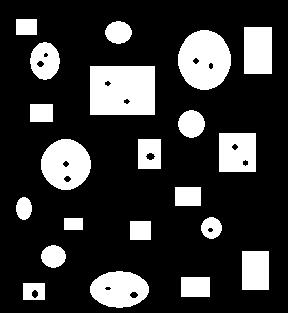
#> input picture EdgeDetector/images/1.1.jpg, 288 x 313 px
$ jupyter execute hough.ipynb
#> lines starting #> are read from the running program, lines starting #| are printed output that depends on the picture; after the words box and inside, x2 and y2 are one past the last pixel; in counts of white or black regions, pixels touching at a corner belong together
[cell 1]
import cv2
import numpy as np
import matplotlib.pyplot as plt
import math

[cell 2]
image = cv2.imread("images/1.1.jpg")
#> image is the input picture: shape (313, 288, 3); min 0, max 255, mean 54.6

[cell 3]
# display original image
plt.imshow(image)
plt.show()

[cell 4]
# make a copy from image
image_circles = image.copy()
# Convert to grayscale
gray = cv2.cvtColor(image, cv2.COLOR_BGR2GRAY)
# detecting edges with canny operator
edges = cv2.Canny(gray, threshold1=80, threshold2=100)
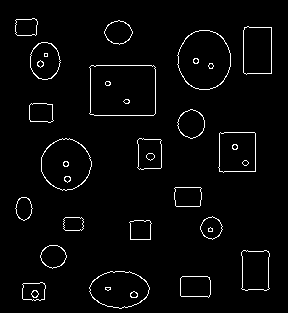
#> edges: shape (313, 288); 2.8% white in thin lines or dots, all inside (x1, y1, x2, y2) = (15, 18, 272, 309)

[cell 5]
gray_blurred = cv2.blur(gray, (3, 3))
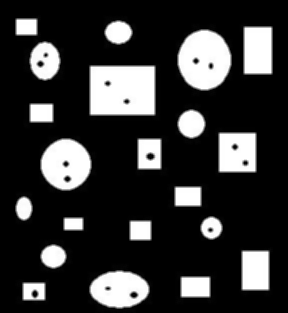
#> gray_blurred: shape (313, 288); min 0, max 255, mean 54.6

[cell 6]
# Apply Hough transform
d_c = cv2.HoughCircles(gray_blurred, cv2.HOUGH_GRADIENT, 1, 20, param1 = 100, param2 = 40, minRadius = 5, maxRadius = 0)
#> d_c = [[64.5, 164.5, 25.1], [190.5, 123.5, 13.8], [211.5, 227.5, 11]]

[cell 7]
if d_c is not None:
    d_c = np.uint16(np.around(d_c))
#> d_c = [[64, 164, 25], [190, 124, 14], [212, 228, 11]]

    for parameter in d_c[0, :]:
        a, b, r = parameter[0], parameter[1], parameter[2]
        cv2.circle(image_circles, (a, b), r, (0, 255, 0), 2)
        cv2.circle(image_circles, (a, b), 1, (255, 0, 255), 3)
#> this loop made 3 passes
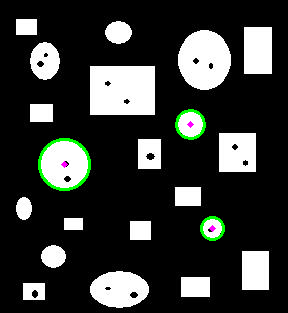
#> image_circles: shape (313, 288, 3); 1.14% of pixels changed, all inside (x1, y1, x2, y2) = (38, 109, 225, 241)

[cell 8]
#detect holes in images
holes = cv2.medianBlur(gray, 5)

[cell 9]
d_h = cv2.HoughCircles(holes, cv2.HOUGH_GRADIENT, 1, 20, param1=100, param2=4, minRadius=0, maxRadius=3)
#> d_h = [[34.5, 293.5, 2.4], [40.5, 63.5, 2.4], [67.5, 178.5, 2.4], [195.5, 60.5, 2], [234.5, 146.5, 2], [132.5, 294.5, 2.4], [150.5, 155.5, 2.4], [107.5, 83.5, 2], [126.5, 100.5, 2], [107.5, 287.5, 1.1]]

[cell 10]
# Draw holes
if d_h is not None:
    d_h = np.uint16(np.around(d_h))
#> d_h = [[34, 294, 2], [40, 64, 2], [68, 178, 2], [196, 60, 2], [234, 146, 2], [132, 294, 2], [150, 156, 2], [108, 84, 2], [126, 100, 2], [108, 288, 1]]
    hole_number = 0
    for parameter in d_h[0, :]:
        a, b, r = parameter[0], parameter[1], parameter[2]
        cv2.circle(image_circles, (a, b), 1, (255, 0, 0), 3)
        hole_number = hole_number + 1
#> this loop made 10 passes
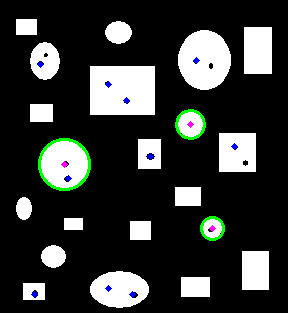
#> image_circles: shape (313, 288, 3); 0.28% of pixels changed, all inside (x1, y1, x2, y2) = (31, 57, 238, 298)
#> after the loop, hole_number = 10

print(f'Hole Number : {hole_number}' )
#| Hole Number : 10

[cell 11]
# calculating the area of
if d_c is not None:
    d_c = np.uint16(np.around(d_c))
    for parameter in d_c[0, :]:
        a, b, r = parameter[0], parameter[1], parameter[2]
        print(f'AREA: {r * r * math.pi }')

$ run again, with EdgeDetector/images/1.2.jpg copied over EdgeDetector/images/1.1.jpg
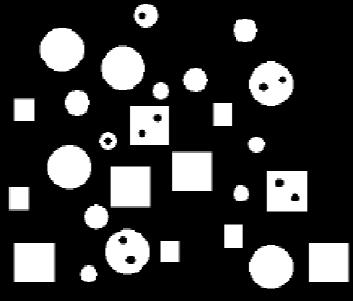
#> input picture EdgeDetector/images/1.2.jpg, 353 x 301 px
#> image is the input picture: shape (301, 353, 3); min 0, max 255, mean 56.6
#> edges: shape (301, 353); 3.3% white in thin lines or dots
#> `d_c = cv2.HoughCircles(gray_blurred, cv2.HOUGH_GRADIENT, 1, 20, param1..`: d_c = [[126.5, 251.5, 22.2], [69.5, 166.5, 21.8]]
#> `d_c = np.uint16(np.around(d_c))`: d_c = [[126, 252, 22], [70, 166, 22]]
#> the loop `for parameter in d_c[0, :]:` made 2 passes
#> after the loop `for parameter in d_c[0, :]:`:
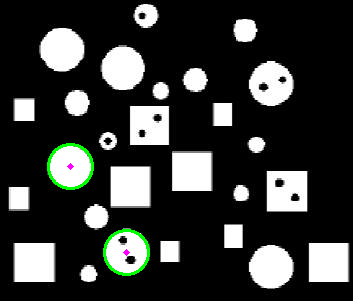
#> image_circles: shape (301, 353, 3); 0.86% of pixels changed, all inside (x1, y1, x2, y2) = (47, 143, 150, 276)
#> `d_h = cv2.HoughCircles(holes, cv2.HOUGH_GRADIENT, 1, 20, param1=100, p..`: d_h = [[141.5, 15.5, 2.4], [141.5, 132.5, 2.4], [281.5, 79.5, 2.4], [107.5, 140.5, 2.4], [277.5, 182.5, 2.4], [294.5, 195.5, 2.4], [128.5, 259.5, 2.4], [157.5, 117.5, 2.4], [25.5, 208.5, 1.1], [147.5, 205.5, 1.1], [174.5, 151.5, 1.1], [208.5, 153.5, 1.1]]
#> `d_h = np.uint16(np.around(d_h))`: d_h = [[142, 16, 2], [142, 132, 2], [282, 80, 2], [108, 140, 2], [278, 182, 2], [294, 196, 2], [128, 260, 2], [158, 118, 2], [26, 208, 1], [148, 206, 1], [174, 152, 1], [208, 154, 1]]
#> the loop `for parameter in d_h[0, :]:` made 12 passes
#> after the loop `for parameter in d_h[0, :]:`:
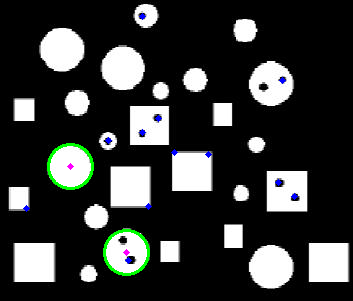
#> image_circles: shape (301, 353, 3); 0.28% of pixels changed, all inside (x1, y1, x2, y2) = (23, 13, 298, 264)
#> after the loop `for parameter in d_h[0, :]:`: hole_number = 12
#| Hole Number : 12
